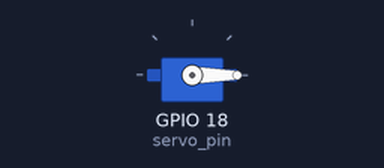
This program was run on a simulated Raspberry Pi (BCM pin numbers). On the bench: servo. Servo angles are drawn from the pulse width (0.5 ms = 0°, 2.5 ms = 180°).

Above: at 0.05 s.
At 1.5 s:
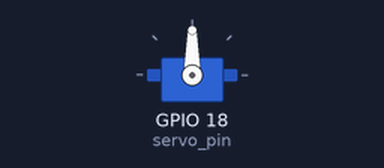
At 3.0 s:
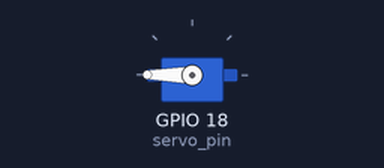
Timing chart, 0 to 6.9 s (numbered marks = the images above):
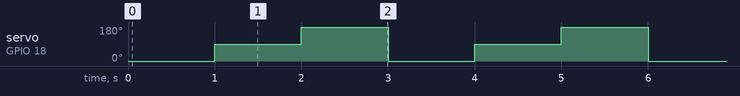

Measured:
- by itself, servo on GPIO 18 (servo_pin): repeats every 3.0 s: 180° 1.0 s, 0° 1.0 s, 90° 1.0 s

The program:

servo_motor.py
```python
import RPi.GPIO as GPIO
import time

GPIO.setmode(GPIO.BCM)
servo_pin = 18
GPIO.setup(servo_pin, GPIO.OUT)
pwm = GPIO.PWM(servo_pin, 50)
pwm.start(0)

try:
    while True:

        pwm.ChangeDutyCycle(2.5)
        time.sleep(1)
        pwm.ChangeDutyCycle(7.5)
        time.sleep(1)
        pwm.ChangeDutyCycle(12.5)
        time.sleep(1)

except KeyboardInterrupt:
    pwm.stop()
    GPIO.cleanup()
```
